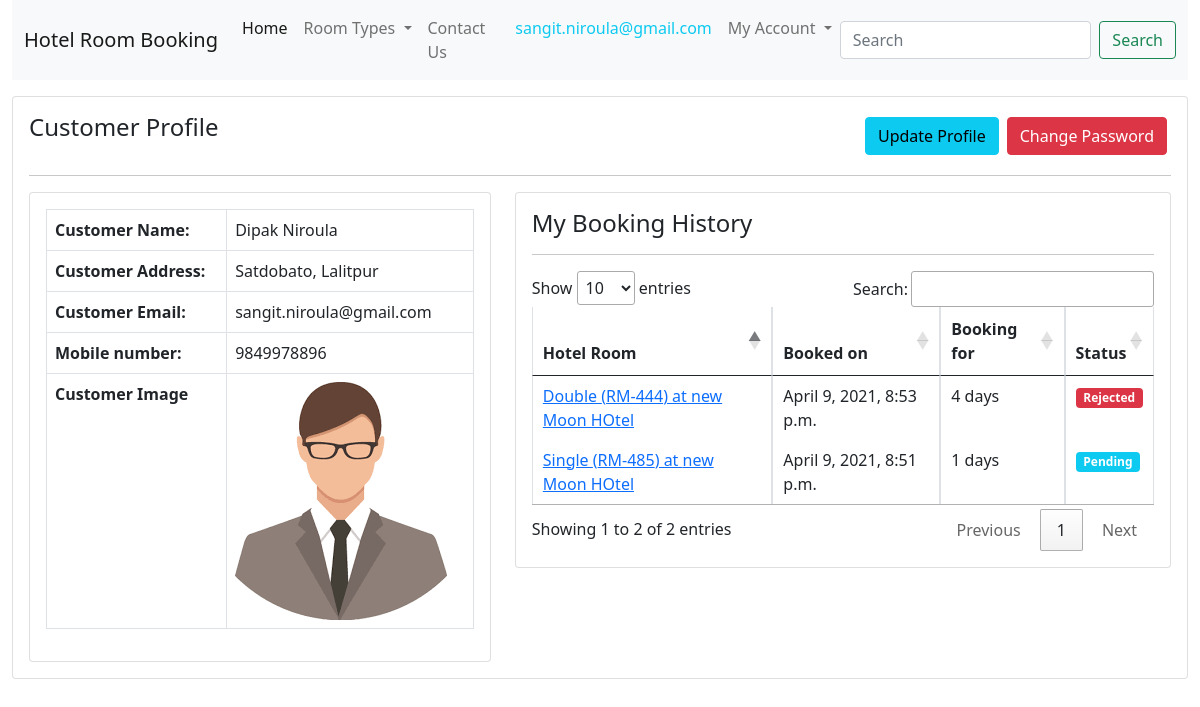
/customer-profile/ (signed in), run on an earlier commit of the app's database.
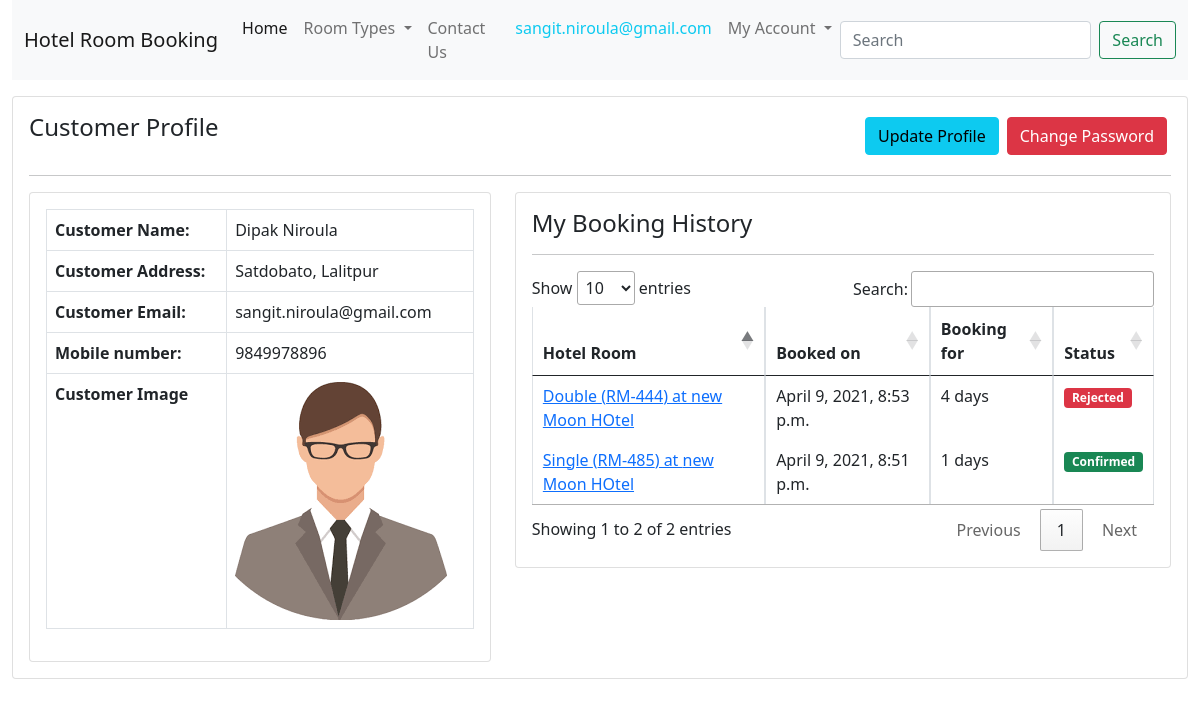
And on a later commit of the database.
### hbsapp/models.py (models this page shows, shortened)
class TimeStamp(models.Model):
    created_at = models.DateTimeField(auto_now_add=True)
    updated_at = models.DateTimeField(auto_now=True)
    class Meta:
        abstract = True

class RoomBooking(TimeStamp):
    hotel_room = models.ForeignKey(HotelRoom, on_delete=models.RESTRICT)
    customer = models.ForeignKey(Customer, on_delete=models.RESTRICT)
    total_persons = models.PositiveIntegerField(default=1)
    booking_starts = models.DateField()
    booking_ends = models.DateField()
    message = models.TextField(null=True, blank=True)
    booking_status = models.CharField(max_length=50, choices=BOOKING_STATUS)
    status_remarks = models.CharField(max_length=500, null=True, blank=True)
    customer_checked_in = models.BooleanField(default=False)
    checkin_time = models.DateTimeField(null=True, blank=True)
    checkout_time = models.DateTimeField(null=True, blank=True)
    rating = models.PositiveIntegerField(default=5, choices=RATING)
    amount = models.PositiveIntegerField()
    payment_method = models.ForeignKey(PaymentMethod, on_delete=models.RESTRICT)
    payment_status = models.BooleanField(default=False)
    paid_date = models.DateTimeField(null=True, blank=True)
    @property
    def booking_duration(self):
        stay_days = self.booking_ends - self.booking_starts
        stay_days = 1 if stay_days.days == 0 else stay_days.days
        return stay_days

class HotelRoom(TimeStamp):
    hotel = models.ForeignKey(Hotel, on_delete=models.RESTRICT)
    room_type = models.CharField(max_length=50, choices=ROOM_TYPE)
    room_code = models.CharField(max_length=50)
    image = models.ImageField(upload_to="rooms")
    description = models.TextField()
    price = models.PositiveIntegerField()
    view_count = models.BigIntegerField(default=0)

class Hotel(TimeStamp):
    name = models.CharField(max_length=200)
    image = models.ImageField(upload_to="hotels", null=True, blank=True)
    address = models.CharField(max_length=200)
    contact = models.CharField(max_length=200)
    email = models.EmailField(unique=True)

### hbsapp/views.py (the view)
class CustomerProfileView(CustomerRequiredMixin, ClientMixin, View):
    def get(self, request, *args, **kwargs):
        context = self.context
        customer = request.user.customer
        context["customer"] = customer
        context["allbookings"] = RoomBooking.objects.filter(
            customer=customer).order_by("-id")
        return render(request, "clienttemplates/customerprofile.html", context)

### hbsapp/views.py (called while the page is built)
    def dispatch(self, request, *args, **kwargs):
        self.context = {
            "roomtypes": ROOM_TYPE
        }
        return super(ClientMixin, self).dispatch(request, *args, **kwargs)

    def dispatch(self, request, *args, **kwargs):
        try:
            self.customer = request.user.customer
        except Exception as e:
            print(e)
            return redirect(reverse("hbsapp:customerlogin") + "?next=" + request.path)
        return super(CustomerRequiredMixin, self).dispatch(request, *args, **kwargs)

### templates/clienttemplates/customerprofile.html (shortened to what the changed rows need)
{% extends 'clienttemplates/clientbase.html' %}
{% load static %}
{% block css %}
<link rel="stylesheet" href="//cdn.datatables.net/1.10.24/css/jquery.dataTables.min.css">
{% endblock %}
{% block content %}
<div class="row mt-3">
    <div class="col-md-12">
        <div class="card p-3">
            <div class="row">
                <div class="col-md-5">
                    <div class="card p-3">
                        <div class="row">
                            <div class="col-md-12">
                                <table class="table table-bordered">
                                    <tbody>
                                        <tr>
                                            <th>Customer Name: </th>
                                        </tr>
                                        <tr>
                                            <th>Customer Address: </th>
                                        </tr>
                                        <tr>
                                            <th>Customer Email: </th>
                                        </tr>
                                        <tr>
                                            <th>Mobile number: </th>
                                        </tr>
                                        <tr>
                                            <th>Customer Image </th>
                                        </tr>
                                    </tbody>
                                </table>
                            </div>
                        </div>
                    </div>
                </div>
                <div class="col-md-7">
                    <div class="card p-3">
                        <div class="row">
                            <div class="col-md-12">
                                <table class="table table-bordered" id="booking-table">
                                    <thead>
                                        <tr>
                                            <th>Hotel Room</th>
                                            <th>Booked on</th>
                                            <th>Booking for</th>
                                            <th>Status</th>
                                        </tr>
                                    </thead>
                                    <tbody>
                                        {% for booking in allbookings %}
                                        <tr>
                                            <td>
                                                <a href="{% url 'hbsapp:customerbookingdetail' booking.id %}">{{booking.hotel_room.room_type}}
                                                    ({{booking.hotel_room.room_code}}) at
                                                    {{booking.hotel_room.hotel.name}} </a>
                                            </td>
                                            <td>{{booking.created_at}} </td>
                                            <td>{{booking.booking_duration}} days </td>
                                            <td>
                                                <span
                                                    class="badge bg-{% if booking.booking_status == 'Rejected' %}danger{% elif booking.booking_status == 'Pending' %}info{% else %}success{% endif %}">{{booking.booking_status}}</span>
                                            </td>
                                        </tr>
                                        {% endfor %}
                                    </tbody>
                                </table>
                            </div>
                        </div>
                    </div>
                </div>
            </div>
        </div>
    </div>
</div>
{% endblock %}

What changed in the data, as far as the page shows it:
changed RoomBooking "Single": booking_status "Pending" → "Confirmed"
